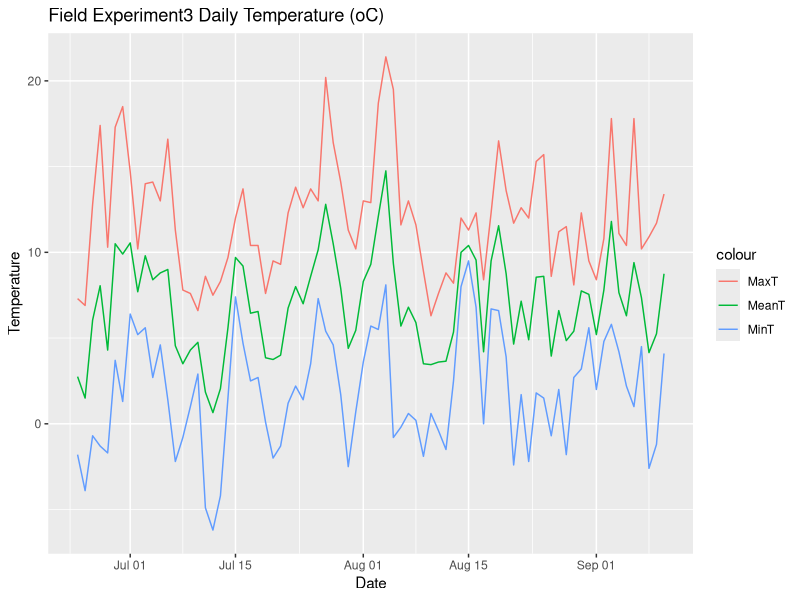

Write R code to recreate this figure.
## ---- chunk 1

library(tidyr)
library (dplyr)
library (ggplot2)
library (lubridate)
library (reshape2)
## ---- chunk 2

setwd("C:\\Users\\Ed\\Documents\\Subclovergit\\Temperatures Cold test")
getwd()

#create file
df_Ttwo <- read.table("FieldExp_2.txt",header=TRUE)
df_Ttwo
head(df_Ttwo)
summary (df_Ttwo)
tail(df_Ttwo)
## ---- chunk 3

df_Ttwo$Date <- dmy(df_Ttwo$Date)
#df_Tone_long <- melt(df_Tone, id="Date")

df_Ttwo %>%
ggplot(aes(x=Date)) +
    geom_line(aes(y= Taverage, colour = "MeanT"))+
    geom_line(aes(y = Tmin, colour = "MinT"))+
    geom_line(aes(y = Tmax, colour = "MaxT"))+
    ylab("Temperature")+
    ggtitle("Field Experiment3 Daily Temperature (oC) ")

## ---- chunk 4

Tb <-0 #base temperature oC 

df_Ttwo <- df_Ttwo %>%
  mutate(TT=Taverage-Tb)
head(df_Ttwo)
